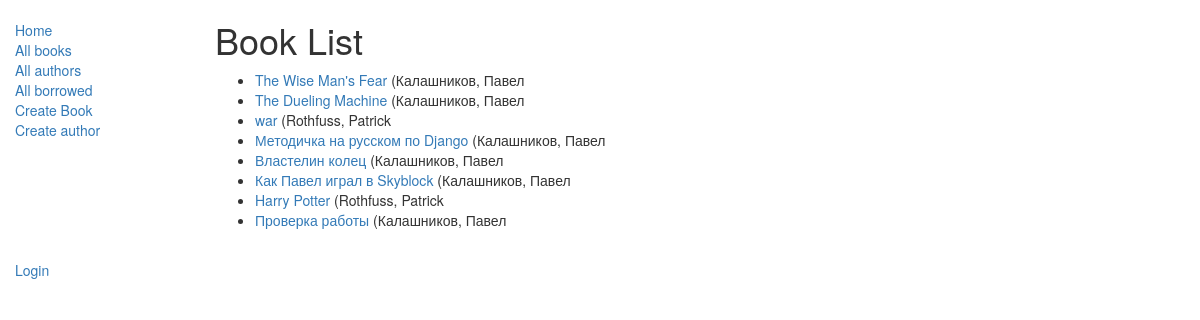
/catalog/books/, run on the app's committed database.
### catalog/models.py (models this page shows, shortened)
class Book(models.Model):
    title = models.CharField(max_length=200)
    author = models.ForeignKey('Author', on_delete=models.SET_NULL, null=True)
    summary = models.TextField(max_length=1000, help_text="Enter a brief description of the book")
    isbn = models.CharField('ISBN',max_length=13, help_text='13 Character <a href="https://www.isbn-international.org/content/what-isbn">ISBN number</a>')
    genre = models.ManyToManyField(Genre, help_text="Select a genre for this book")
    language = models.ForeignKey(
        'Language',
        on_delete=models.SET_NULL,
        null=True,
        blank=True,
        help_text="Выберите язык книги"
    )
    def get_absolute_url(self):
        return reverse('book-detail', args=[str(self.id)])
    def display_genre(self):
        """
        Creates a string for the Genre. This is required to display genre in Admin.
        """
        return ', '.join([genre.name for genre in self.genre.all()[:3]])
    display_genre.short_description = 'Genre'

class Author(models.Model):
    first_name = models.CharField(max_length=100)
    last_name = models.CharField(max_length=100)
    date_of_birth = models.DateField(null=True, blank=True)
    date_of_death = models.DateField('Died', null=True, blank=True)
    def __str__(self):
        return '%s, %s' % (self.last_name, self.first_name)

### catalog/views.py (the view)
class BookListView(generic.ListView):
    model = Book
    paginate_by = 10

### catalog/templates/catalog/book_list.html
{% extends "base_generic.html" %}
{% block content %}
    <h1>Book List</h1>
    {% if book_list %}
    <ul>
      {% for book in book_list %}
      <li>
        <a href="{{ book.get_absolute_url }}">{{ book.title }}</a> ({{book.author}}
      </li>
      {% endfor %}
    </ul>
    {% else %}
      <p>There are no books in the library.</p>
    {% endif %}
{% endblock %}

### data on the page
Book: title "The Wise Man's Fear", author "Калашников, Павел"
Book: title "The Dueling Machine", author "Калашников, Павел"
Book: title "war", author "Rothfuss, Patrick"
Book: title "Методичка на русском по Django", author "Калашников, Павел"
Book: title "Властелин колец", author "Калашников, Павел"
Book: title "Как Павел играл в Skyblock", author "Калашников, Павел"
Book: title "Harry Potter", author "Rothfuss, Patrick"
Book: title "Проверка работы", author "Калашников, Павел"
